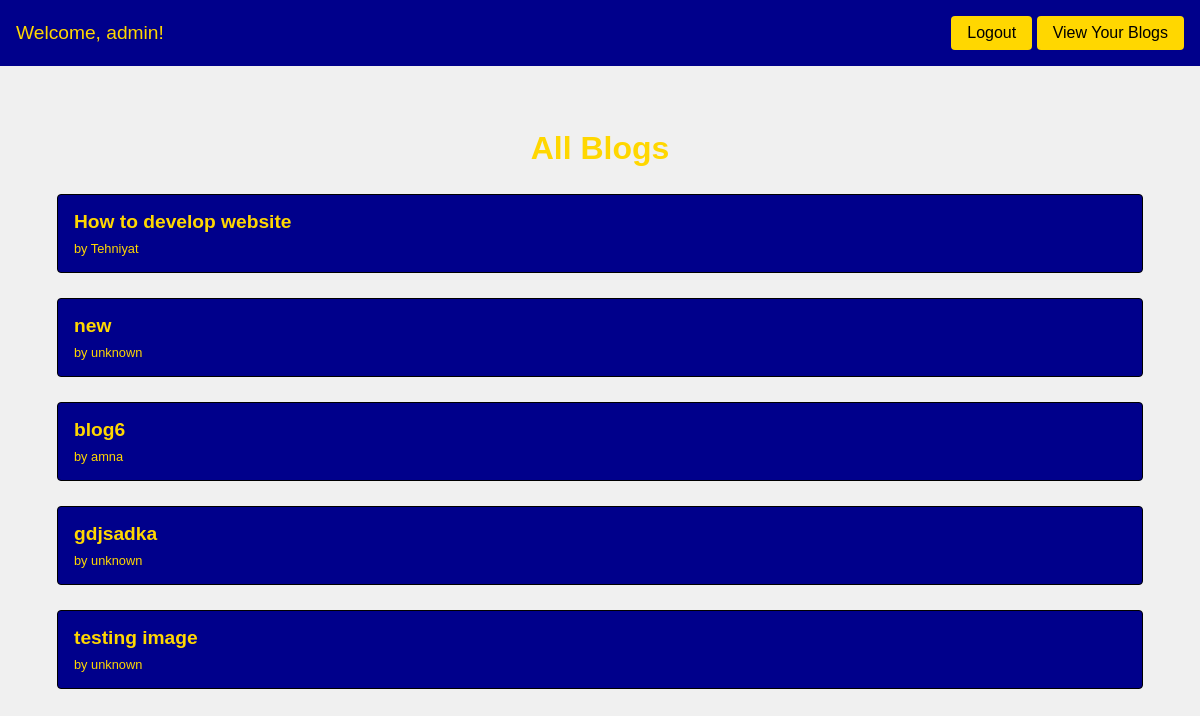
Before: / (signed in) with the older database file.
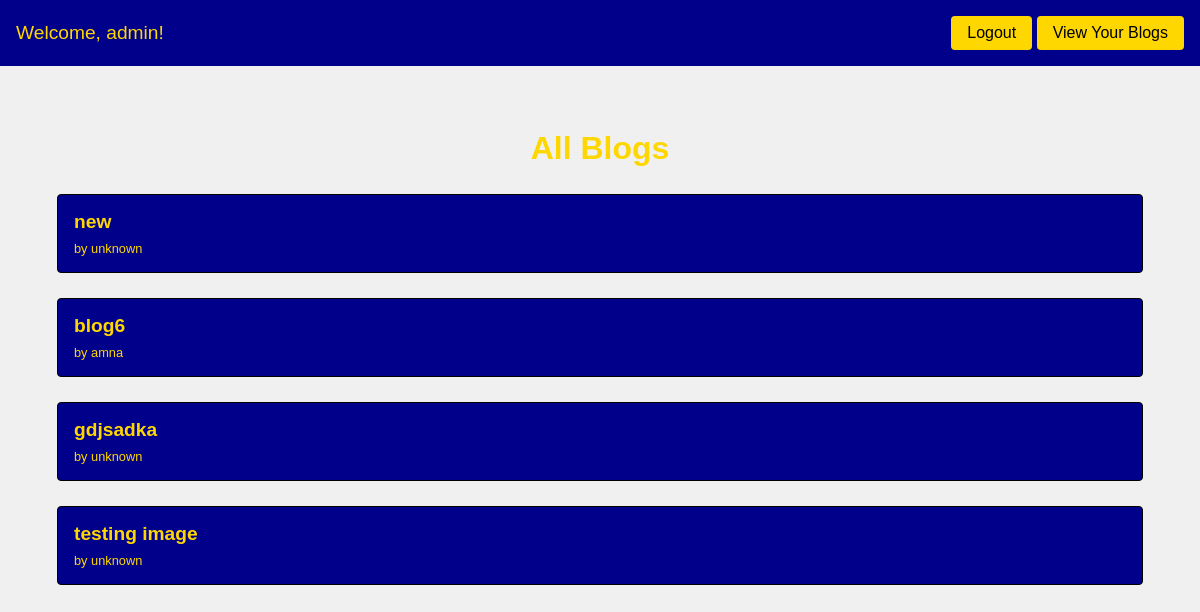
After: the same page with the newer database file.
### blog/models.py (models this page shows, shortened)
class Blog(models.Model):
    user = models.ForeignKey(User, on_delete=models.CASCADE)
    title = models.CharField(max_length=200)
    author = models.CharField(max_length=100,default='unknown')
    content = models.TextField()
    image = models.ImageField(upload_to='images/', blank=True, null=True)
    video = models.FileField(upload_to='videos/', blank=True, null=True)
    created_at = models.DateTimeField(auto_now_add=True)

### blog/views.py (the view)
# urls.py: path('', BlogListView.as_view(), name='home'),
class BlogListView(LoginRequiredMixin,ListView):
    model = Blog
    template_name = 'blog/home.html'
    context_object_name = 'blogs'

### blog/templates/blog/home.html (shortened to what this page needs)
{% extends "blog/base.html" %}
{% block content %}
<h2 class="blog-title">All Blogs</h2>
<ul class="blog-list">
  {% for blog in blogs %}
    <li class="blog-list-item">
      <a href="{% url 'blog_detail' blog.pk %}">{{ blog.title }}</a>
      <span class="author">by {{ blog.author }}</span>
    </li>
  {% endfor %}
</ul>
{% endblock %}

Changed rows visible on the page:
removed Blog: title "How to develop website", author "Tehniyat"
